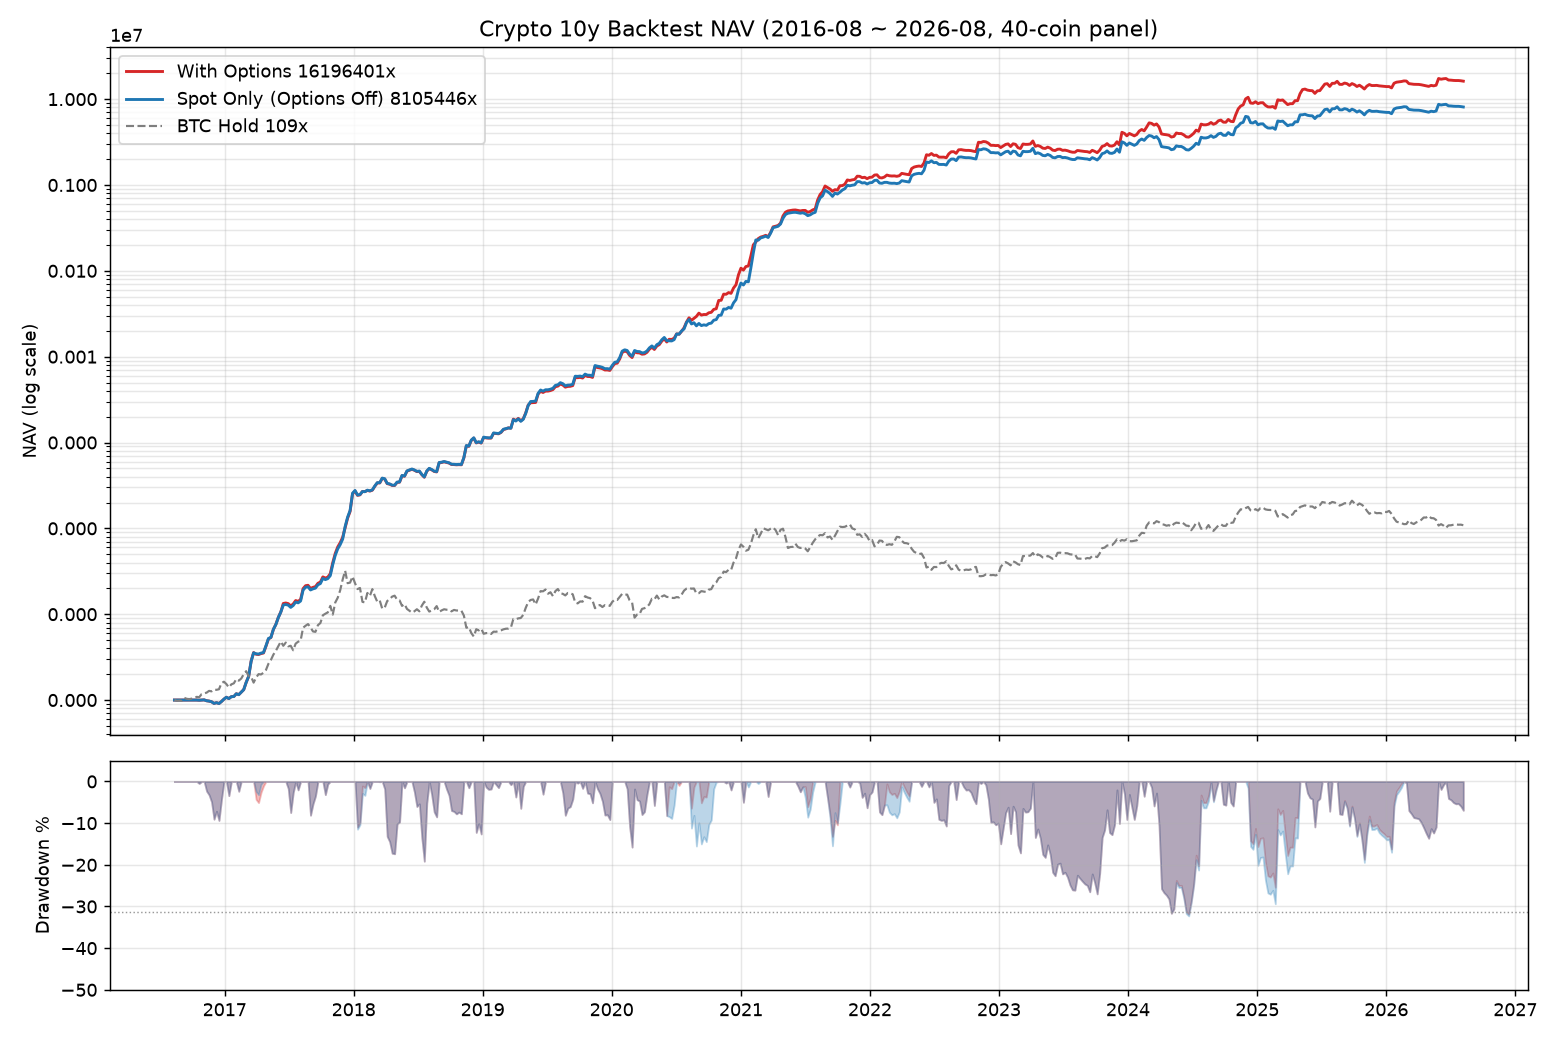

Source code (Python):
"""
crypto_bt_curves.py - 10y 回测 NAV 曲线 (PNG, 避免 HTML 白屏)
三种模式:
  base      : 含期权层 (enabled_call + enabled_short 默认开)
  no_option : 纯现货层 (enabled_call=False + enabled_short=False, 仅现货多头 + 减半减仓)
  BTC       : 买入持有基准
输出: crypto_bt_curves.png (对数 NAV + 回撤子图)
"""
import sys, json
import pandas as pd
import numpy as np
import matplotlib
matplotlib.use("Agg")
import matplotlib.pyplot as plt
import matplotlib.ticker as mticker

sys.path.insert(0, ".")
from crypto_options_bt import run_bt

TENY = "data/weekly_adjclose_crypto50_10y.csv"
START = "2016-08-11"

# ---- 读面板 + BTC 基准 ----
px = pd.read_csv(TENY, index_col=0, parse_dates=True).sort_index()
px = px[px.index >= pd.Timestamp(START)]
btc = px["BTC"].copy()

def safe_nav(r):
    nav = r["nav"].copy()
    nav = nav[nav > 0]
    return nav

# base 含期权
r_base = run_bt(px, None, label="base", start=START, cycle_overlay=False)
# 关闭期权: 纯现货
r_no = run_bt(px, {"enabled_call": False, "enabled_short": False},
              label="no_option", start=START, cycle_overlay=False)

nav_base = safe_nav(r_base)
nav_no = safe_nav(r_no)
# BTC 基准 = BTC 归一化到起点=1
btc_nav = (btc / btc.iloc[0]).iloc[btc.index >= nav_base.index[0]]

def metrics(nav):
    mult = float(nav.iloc[-1]) / float(nav.iloc[0])
    yrs = (nav.index[-1] - nav.index[0]).days / 365.25
    cagr = (mult ** (1 / yrs) - 1) * 100 if yrs > 0 else 0
    peak = nav.cummax()
    dd = nav / peak - 1
    mdd = dd.min() * 100
    ret = nav.pct_change().dropna()
    sharpe = (ret.mean() / ret.std() * np.sqrt(52)) if ret.std() > 0 else 0
    return mult, cagr, mdd, sharpe

mb, cb, db, sb = metrics(nav_base)
mn, cn, dn, sn = metrics(nav_no)
mbtc = float(btc_nav.iloc[-1]) / float(btc_nav.iloc[0])

# ---- 绘图 ----
fig, (ax1, ax2) = plt.subplots(2, 1, figsize=(12, 8), sharex=True,
                                gridspec_kw={"height_ratios": [3, 1]})

ax1.plot(nav_base.index, nav_base.values, label=f"With Options {mb:.0f}x", color="#d62728", lw=1.6)
ax1.plot(nav_no.index, nav_no.values, label=f"Spot Only (Options Off) {mn:.0f}x", color="#1f77b4", lw=1.6)
ax1.plot(btc_nav.index, btc_nav.values, label=f"BTC Hold {mbtc:.0f}x", color="#7f7f7f", lw=1.2, ls="--")
ax1.set_yscale("log")
ax1.set_ylabel("NAV (log scale)")
ax1.set_title("Crypto 10y Backtest NAV (2016-08 ~ 2026-08, 40-coin panel)")
ax1.grid(True, which="both", alpha=0.3)
ax1.legend(loc="upper left")
ax1.yaxis.set_major_formatter(mticker.ScalarFormatter())

# 回撤子图
def dd_series(nav):
    return nav / nav.cummax() - 1
dd_base = dd_series(nav_base)
dd_no = dd_series(nav_no)
ax2.fill_between(dd_base.index, dd_base.values * 100, 0, color="#d62728", alpha=0.3)
ax2.fill_between(dd_no.index, dd_no.values * 100, 0, color="#1f77b4", alpha=0.3)
ax2.set_ylabel("Drawdown %")
ax2.set_ylim(-50, 5)
ax2.grid(True, alpha=0.3)
ax2.axhline(-31.3, color="#999", ls=":", lw=0.8)

plt.tight_layout()
out = "crypto_bt_curves.png"
plt.savefig(out, dpi=130)
print("saved", out)

# 指标输出
result = {
    "base": {"multiple": round(mb, 1), "cagr": round(cb, 1), "mdd": round(db, 1), "sharpe": round(sb, 2)},
    "no_option": {"multiple": round(mn, 1), "cagr": round(cn, 1), "mdd": round(dn, 1), "sharpe": round(sn, 2)},
    "btc": {"multiple": round(mbtc, 1)},
}
print(json.dumps(result, ensure_ascii=False, indent=2))
with open("crypto_bt_curves.json", "w") as f:
    json.dump(result, f, ensure_ascii=False, indent=2)
